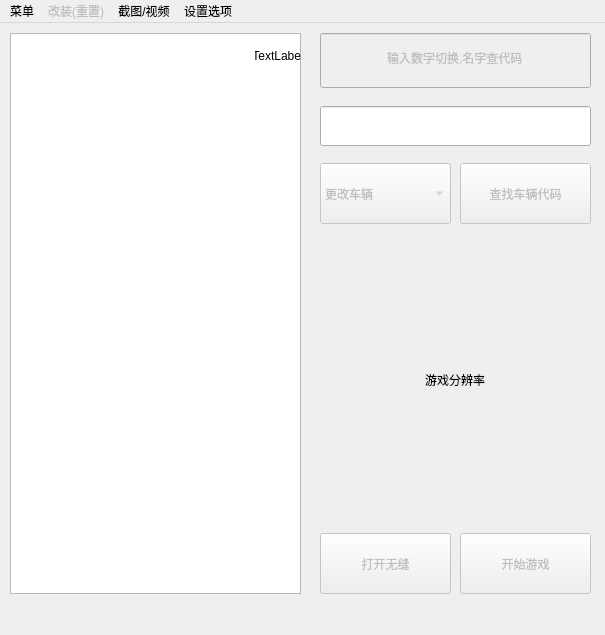
<?xml version="1.0" encoding="UTF-8"?>
<ui version="4.0">
 <class>MainWindow</class>
 <widget class="QMainWindow" name="MainWindow">
  <property name="geometry">
   <rect>
    <x>0</x>
    <y>0</y>
    <width>605</width>
    <height>635</height>
   </rect>
  </property>
  <property name="windowTitle">
   <string>MainWindow</string>
  </property>
  <widget class="QWidget" name="centralWidget">
   <widget class="QTextBrowser" name="textBrowser">
    <property name="geometry">
     <rect>
      <x>10</x>
      <y>10</y>
      <width>291</width>
      <height>561</height>
     </rect>
    </property>
    <property name="openExternalLinks">
     <bool>false</bool>
    </property>
   </widget>
   <widget class="QPushButton" name="changeCar">
    <property name="enabled">
     <bool>false</bool>
    </property>
    <property name="geometry">
     <rect>
      <x>460</x>
      <y>140</y>
      <width>131</width>
      <height>61</height>
     </rect>
    </property>
    <property name="text">
     <string>查找车辆代码</string>
    </property>
    <property name="shortcut">
     <string/>
    </property>
   </widget>
   <widget class="QLineEdit" name="carCode">
    <property name="enabled">
     <bool>false</bool>
    </property>
    <property name="geometry">
     <rect>
      <x>320</x>
      <y>10</y>
      <width>271</width>
      <height>55</height>
     </rect>
    </property>
    <property name="sizePolicy">
     <sizepolicy hsizetype="Expanding" vsizetype="Expanding">
      <horstretch>0</horstretch>
      <verstretch>0</verstretch>
     </sizepolicy>
    </property>
    <property name="text">
     <string>输入数字切换,名字查代码</string>
    </property>
    <property name="alignment">
     <set>Qt::AlignCenter</set>
    </property>
   </widget>
   <widget class="QPushButton" name="startGame">
    <property name="enabled">
     <bool>false</bool>
    </property>
    <property name="geometry">
     <rect>
      <x>460</x>
      <y>510</y>
      <width>131</width>
      <height>61</height>
     </rect>
    </property>
    <property name="text">
     <string>开始游戏</string>
    </property>
   </widget>
   <widget class="QComboBox" name="comboBox">
    <property name="enabled">
     <bool>false</bool>
    </property>
    <property name="geometry">
     <rect>
      <x>320</x>
      <y>140</y>
      <width>131</width>
      <height>61</height>
     </rect>
    </property>
    <property name="currentIndex">
     <number>0</number>
    </property>
    <property name="maxCount">
     <number>2147483640</number>
    </property>
    <property name="sizeAdjustPolicy">
     <enum>QComboBox::AdjustToMinimumContentsLengthWithIcon</enum>
    </property>
    <item>
     <property name="text">
      <string>更改车辆</string>
     </property>
    </item>
    <item>
     <property name="text">
      <string>更改角色</string>
     </property>
    </item>
    <item>
     <property name="text">
      <string>更改飞宠</string>
     </property>
    </item>
    <item>
     <property name="text">
      <string>更改喷漆</string>
     </property>
    </item>
    <item>
     <property name="text">
      <string>更改车牌</string>
     </property>
    </item>
    <item>
     <property name="text">
      <string>更改宠物</string>
     </property>
    </item>
    <item>
     <property name="text">
      <string>更改服饰</string>
     </property>
    </item>
    <item>
     <property name="text">
      <string>更改眼镜</string>
     </property>
    </item>
    <item>
     <property name="text">
      <string>更改气球</string>
     </property>
    </item>
    <item>
     <property name="text">
      <string>更改手杖</string>
     </property>
    </item>
    <item>
     <property name="text">
      <string>更改头饰</string>
     </property>
    </item>
    <item>
     <property name="text">
      <string>更改炫光</string>
     </property>
    </item>
    <item>
     <property name="text">
      <string>更改印记</string>
     </property>
    </item>
    <item>
     <property name="text">
      <string>更改名喷</string>
     </property>
    </item>
   </widget>
   <widget class="QLabel" name="adPicture">
    <property name="geometry">
     <rect>
      <x>320</x>
      <y>222</y>
      <width>270</width>
      <height>270</height>
     </rect>
    </property>
    <property name="text">
     <string>游戏分辨率</string>
    </property>
    <property name="alignment">
     <set>Qt::AlignCenter</set>
    </property>
   </widget>
   <widget class="QPushButton" name="seamlessTurnOn">
    <property name="enabled">
     <bool>false</bool>
    </property>
    <property name="geometry">
     <rect>
      <x>320</x>
      <y>510</y>
      <width>131</width>
      <height>61</height>
     </rect>
    </property>
    <property name="text">
     <string>打开无缝</string>
    </property>
   </widget>
   <widget class="QLineEdit" name="carChangeShow">
    <property name="geometry">
     <rect>
      <x>320</x>
      <y>83</y>
      <width>271</width>
      <height>40</height>
     </rect>
    </property>
    <property name="text">
     <string/>
    </property>
    <property name="alignment">
     <set>Qt::AlignCenter</set>
    </property>
    <property name="readOnly">
     <bool>true</bool>
    </property>
   </widget>
   <widget class="QLabel" name="label_icon">
    <property name="geometry">
     <rect>
      <x>255</x>
      <y>10</y>
      <width>46</width>
      <height>46</height>
     </rect>
    </property>
    <property name="text">
     <string>TextLabel</string>
    </property>
    <property name="alignment">
     <set>Qt::AlignCenter</set>
    </property>
   </widget>
   <zorder>adPicture</zorder>
   <zorder>textBrowser</zorder>
   <zorder>changeCar</zorder>
   <zorder>carCode</zorder>
   <zorder>startGame</zorder>
   <zorder>comboBox</zorder>
   <zorder>seamlessTurnOn</zorder>
   <zorder>carChangeShow</zorder>
   <zorder>label_icon</zorder>
  </widget>
  <widget class="QMenuBar" name="menuBar">
   <property name="geometry">
    <rect>
     <x>0</x>
     <y>0</y>
     <width>605</width>
     <height>17</height>
    </rect>
   </property>
   <widget class="QMenu" name="menu">
    <property name="title">
     <string>菜单</string>
    </property>
    <addaction name="separator"/>
    <addaction name="changeVersion"/>
    <addaction name="separator"/>
    <addaction name="enterChatRoom"/>
    <addaction name="separator"/>
    <addaction name="changeBackgroundPic"/>
    <addaction name="separator"/>
    <addaction name="searchQuestion"/>
    <addaction name="separator"/>
    <addaction name="minishow"/>
    <addaction name="separator"/>
    <addaction name="quit"/>
   </widget>
   <widget class="QMenu" name="menu_2">
    <property name="enabled">
     <bool>false</bool>
    </property>
    <property name="title">
     <string>改装(重置)</string>
    </property>
    <addaction name="separator"/>
    <addaction name="startRefit"/>
    <addaction name="separator"/>
    <addaction name="startRepair"/>
    <addaction name="separator"/>
    <addaction name="resetPPConfig"/>
    <addaction name="separator"/>
   </widget>
   <widget class="QMenu" name="menu_3">
    <property name="enabled">
     <bool>true</bool>
    </property>
    <property name="title">
     <string>截图/视频</string>
    </property>
    <addaction name="separator"/>
    <addaction name="screenShotPath"/>
    <addaction name="separator"/>
    <addaction name="vedioPath"/>
    <addaction name="separator"/>
    <addaction name="shadowPath"/>
    <addaction name="separator"/>
    <addaction name="shadowDelete"/>
    <addaction name="separator"/>
   </widget>
   <widget class="QMenu" name="menu_4">
    <property name="enabled">
     <bool>true</bool>
    </property>
    <property name="title">
     <string>设置选项</string>
    </property>
    <addaction name="separator"/>
    <addaction name="setting"/>
    <addaction name="separator"/>
    <addaction name="changeShortcut"/>
    <addaction name="separator"/>
    <addaction name="seamlessSetting"/>
    <addaction name="separator"/>
    <addaction name="gameDPI"/>
    <addaction name="separator"/>
    <addaction name="update"/>
    <addaction name="separator"/>
   </widget>
   <addaction name="menu"/>
   <addaction name="menu_2"/>
   <addaction name="menu_3"/>
   <addaction name="menu_4"/>
  </widget>
  <action name="openPath">
   <property name="checkable">
    <bool>false</bool>
   </property>
   <property name="checked">
    <bool>false</bool>
   </property>
   <property name="icon">
    <iconset>
     <normaloff>../build-Popkart-Desktop_Qt_5_9_1_MSVC2015_64bit-Release/Log/normal.png</normaloff>../build-Popkart-Desktop_Qt_5_9_1_MSVC2015_64bit-Release/Log/normal.png</iconset>
   </property>
   <property name="text">
    <string>选择运行文件</string>
   </property>
  </action>
  <action name="changeBackgroundPic">
   <property name="checkable">
    <bool>false</bool>
   </property>
   <property name="enabled">
    <bool>true</bool>
   </property>
   <property name="icon">
    <iconset>
     <normaloff>../build-Popkart-Desktop_Qt_5_9_1_MSVC2015_64bit-Release/Log/press.png</normaloff>../build-Popkart-Desktop_Qt_5_9_1_MSVC2015_64bit-Release/Log/press.png</iconset>
   </property>
   <property name="text">
    <string>更换背景图片</string>
   </property>
  </action>
  <action name="startRefit">
   <property name="icon">
    <iconset>
     <normaloff>../build-Popkart-Desktop_Qt_5_9_1_MSVC2015_64bit-Release/Log/normal.png</normaloff>../build-Popkart-Desktop_Qt_5_9_1_MSVC2015_64bit-Release/Log/normal.png</iconset>
   </property>
   <property name="text">
    <string>改装器</string>
   </property>
  </action>
  <action name="startRepair">
   <property name="icon">
    <iconset>
     <normaloff>../build-Popkart-Desktop_Qt_5_9_1_MSVC2015_64bit-Release/Log/press.png</normaloff>../build-Popkart-Desktop_Qt_5_9_1_MSVC2015_64bit-Release/Log/press.png</iconset>
   </property>
   <property name="text">
    <string>重置改装</string>
   </property>
  </action>
  <action name="screenShotPath">
   <property name="text">
    <string>截图文件夹</string>
   </property>
  </action>
  <action name="vedioPath">
   <property name="text">
    <string>视频文件夹</string>
   </property>
  </action>
  <action name="shadowPath">
   <property name="text">
    <string>影子文件夹</string>
   </property>
  </action>
  <action name="shadowDelete">
   <property name="text">
    <string>删除影子</string>
   </property>
  </action>
  <action name="setting">
   <property name="text">
    <string>设置选项</string>
   </property>
  </action>
  <action name="changeShortcut">
   <property name="text">
    <string>快捷键更改</string>
   </property>
  </action>
  <action name="seamlessSetting">
   <property name="text">
    <string>无缝设置</string>
   </property>
  </action>
  <action name="gameDPI">
   <property name="text">
    <string>游戏分辨率</string>
   </property>
  </action>
  <action name="searchQuestion">
   <property name="text">
    <string>问题搜索(帮助)</string>
   </property>
  </action>
  <action name="changeVersion">
   <property name="text">
    <string>切换游戏版本</string>
   </property>
  </action>
  <action name="minishow">
   <property name="text">
    <string>最小化到托盘</string>
   </property>
  </action>
  <action name="quit">
   <property name="text">
    <string>退出启动器</string>
   </property>
  </action>
  <action name="resetPPConfig">
   <property name="text">
    <string>重置PPConfig</string>
   </property>
  </action>
  <action name="update">
   <property name="text">
    <string>检查更新</string>
   </property>
  </action>
  <action name="enterChatRoom">
   <property name="text">
    <string>进入聊天室</string>
   </property>
  </action>
 </widget>
 <layoutdefault spacing="6" margin="11"/>
 <resources/>
 <connections/>
</ui>
